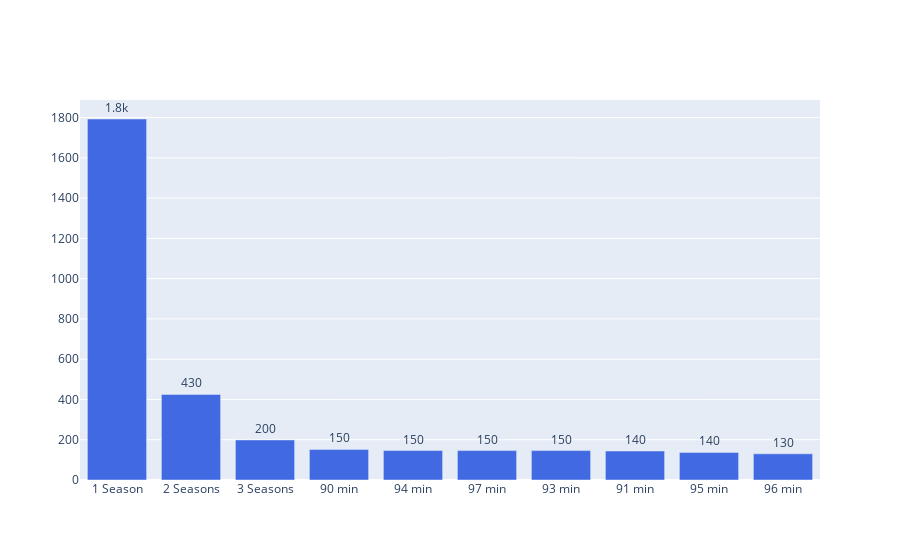

Notebook code cell kept with this figure:
### Code cell
from plotly import graph_objects as go 
figure = go.Figure([
    go.Bar(
        x=top.index,          
        y=top.values,          
        text=top.values,       
        marker_color='royalblue' 
    )
])
figure.update_traces(
    texttemplate='%{text:.2s}',
    textposition='outside')    
figure.show()

### Figure 1 — Plotly figure (JSON) as saved in the notebook; plotly's stock layout.template omitted (floating-point values rounded to 4 significant figures)
{"data": [{"marker": {"color": "royalblue"}, "text": [1793, 425, 199, 152, 146, 146, 146, 144, 137, 130], "textposition": "outside", "texttemplate": "%{text:.2s}", "type": "bar", "x": ["1 Season", "2 Seasons", "3 Seasons", "90 min", "94 min", "97 min", "93 min", "91 min", "95 min", "96 min"], "y": [1793, 425, 199, 152, 146, 146, 146, 144, 137, 130]}], "layout": {"autosize": true, "xaxis": {"autorange": true, "range": [-0.5, 9.5], "type": "category"}, "yaxis": {"autorange": true, "range": [0, 1887.0], "type": "linear"}}}
